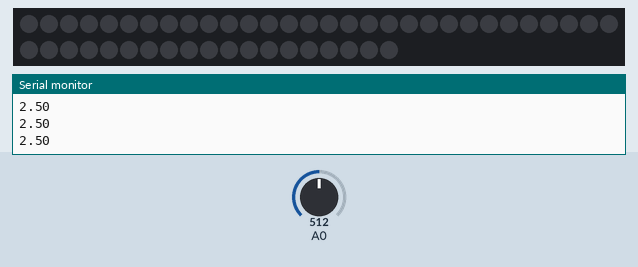
This sketch was run on a simulated Arduino Uno, built with avr-gcc and run on an emulated ATmega328P. On the bench: 49 RGB LEDs in strip order, left to right, continuing on the next row, the last lines printed to the serial monitor. Inputs (shaded band) come from the test bench; at power-on: A0 = 512. Dim RGB values are drawn brighter than linear; random numbers use the default seed unless the sketch sets one.

Above: at 1.2 s.
1.3 s: A0 set to 488
3.5 s: A0 set to 464
At 12.9 s:
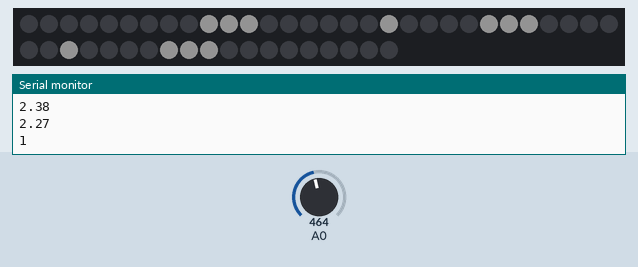
At 18.1 s:
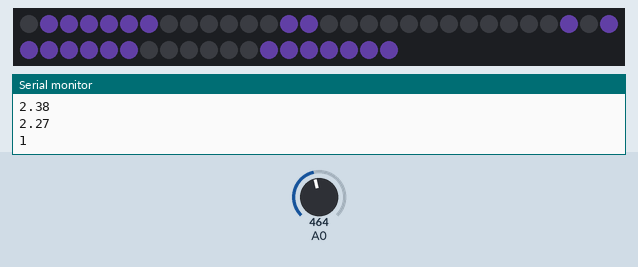

The sketch:

RGBstripwmic.ino
```cpp
#include <Adafruit_NeoPixel.h>
#define LED_PIN    6
#define LED_COUNT 49
#define NUM_LEDS 49

Adafruit_NeoPixel strip(LED_COUNT, LED_PIN, NEO_GRB + NEO_KHZ800);


// variables
const int sampleWindow = 5000; // Sample window width in mS (250 mS = 4Hz)
unsigned int knock1;
unsigned int knock2;
unsigned int knock3;
unsigned int knock4;
unsigned int knock5;
unsigned int knocktotal;
int clapcount = 0;
int fun = 0;
int layer1 [] = { 24 };
int layer2 [] = { 16, 17, 18, 23, 25, 30, 31, 32 }; //length 0 to 8
int layer3 [] = { 8, 9, 10, 11, 12, 15, 19, 22, 26, 29, 33, 36, 37, 38, 39, 40 }; //length 0 to 15
int layer4 [] = { 0, 1, 2, 3, 4, 5, 6, 7, 13, 14, 20, 21, 27, 28, 34, 35, 41, 42, 43, 44, 45, 46, 47, 48 }; //length 0 to 23

void setup() {
  Serial.begin(9600);
  strip.begin();           // INITIALIZE NeoPixel strip object (REQUIRED)
  strip.show();            // Turn OFF all pixels ASAP
  strip.setBrightness(50); // Set BRIGHTNESS to about 1/5 (max = 255)
}

void loop() {
  double maxvol = 1024;
  unsigned long start = millis(); // Start of sample window
  unsigned int peakToPeak = 0;   // peak-to-peak level
  unsigned int signalMax = 0;
  unsigned int signalMin = maxvol;

  knock1 = analogRead(0);
  knock2 = analogRead(0);
  knock3 = analogRead(0);
  knock4 = analogRead(0);
  knock5 = analogRead(0);

  knocktotal = knock1 + knock2 + knock3 + knock4 + knock5;
  double volts = (knocktotal) / maxvol;  // convert to volts
  Serial.println(volts);
  if (volts < 2.3) { //might need to change this variable

    clapcount = clapcount + 1;
    Serial.println(clapcount);
    delay(500);
    if (clapcount > 0) {
      if (clapcount == 1) {
        boxINboxOUT(256, 256, 256, 1);
        delay(100);
        namecallout(strip.Color(100, 100, 100), 1000);
        delay(100);
        ece5(120, 80, 200, 700);
        delay(100);
        heartpattern(150, 30, 30, 800);
        delay(100);
        colorWipe(strip.Color(  0,   0,  0), 10); // Blue
      }
      else if (clapcount == 2) {
        transition_RowToCol(strip.Color(50, 50, 50), 200); //new color
        delay(100);
        transition_RowToCol(strip.Color(50, 50, 50), 200); //new color
        delay(100);
        transition_RowToCol2(strip.Color(50, 50, 50), 200); //new color
        delay(100);
        transition_RowToCol2(strip.Color(50, 50, 50), 200); //new color
        delay(100);
        colorWipe(strip.Color(  0,   0,  0), 10); // Blue
      }
      else if (clapcount == 3) {
        colorOn(50);
        delay(100);
        colorWipe(strip.Color(  0,   0,  0), 10); // Blue
      }
      else if (clapcount == 4) {
        betterRainbow(1);
        colorWipe(strip.Color(  0,   0,  0), 10); // Blue
      }
      else {
        clapcount = 0;
        mood(100);
        delay(100);
        colorWipe(strip.Color(  0,   0,  0), 10); // Blue
      }
    }
  }
}

void mood(uint8_t wait) {
  for (long firstPixelHue = 0; firstPixelHue < 2 * 65536; firstPixelHue += 100) {
    uint32_t ms = millis();
    for ( byte y = 0; y < 7; y++) {
      for ( byte x = 0; x < 7; x++) {
        int pixelHue = firstPixelHue + x * 65536L / 300 + y * 65536L / 300;
        strip.setPixelColor( XYsafe(x, y), strip.gamma32(strip.ColorHSV(pixelHue)));

      }
    }
    strip.show();
    delay(wait);
  }
}
void showStrip() {
  strip.show();
}

uint16_t XYsafe( uint8_t x, uint8_t y)
{
  if ( x >= 7) return -1;
  if ( y >= 7) return -1;
  return getLEDpos(x, y);
}

int getLEDpos(int x, int y) {
  int pos;
  if (x & 0x1) { // is X odd
    pos = x * 7 + (6 - y) ;
  } else { // x is even
    pos = x * 7 + y;
  }
  return pos;
}

void setPixel(int Pixel, byte red, byte green, byte blue) {
  strip.setPixelColor(Pixel, strip.Color(red, green, blue));

}

void setAll(byte red, byte green, byte blue) {
  for (int i = 0; i < NUM_LEDS; i++ ) {
    setPixel(i, red, green, blue);
  }
  showStrip();
}


void betterRainbow(int wait) {

  for (long firstPixelHue = 0; firstPixelHue < 5 * 65536; firstPixelHue += 100) {
    uint32_t ms = millis();
    for ( byte y = 0; y < 7; y++) {
      for ( byte x = 0; x < 7; x++) {
        int pixelHue = firstPixelHue + x * 65536L / 49 + y * 65536L / 49;
        strip.setPixelColor( XYsafe(x, y), strip.gamma32(strip.ColorHSV(pixelHue)));
      }
    }
    strip.show(); // Update strip with new contents
    delay(wait);  // Pause for a moment
  }
}

void namecallout(uint32_t color, int wait) {
  int Kogan[] = {9, 11, 17, 18, 23, 31, 32, 37, 39}; //Length 0 to 8
  int Matthew[] = {8, 12, 15, 19, 22, 24, 26, 29, 30, 32, 33, 36, 40}; //length 0 to 12
  int Ethan[] = {9, 10, 11, 18, 23, 24, 25, 32, 37, 38, 39}; // length 0 to 10

  for ( int i = 0; i < 9; i++) {
    strip.setPixelColor(Kogan[i], color);
  }
  strip.show();
  delay(wait);
  strip.clear();
  for ( int i = 0; i < 13; i++) {
    strip.setPixelColor(Matthew[i], color);
  }
  strip.show();
  delay(wait);
  strip.clear();
  for ( int i = 0; i < 11; i++) {
    strip.setPixelColor(Ethan[i], color);
  }
  strip.show();
  delay(wait);
  strip.clear();

}

void FadeInOut2(int arr[], int size, int red, int green, int blue, int test) {
  float r, g, b;
  if (test == 1) {
    for (int k = 0; k < 256; k = k + 1) {
      r = (k / 256.0) * red;
      g = (k / 256.0) * green;
      b = (k / 256.0) * blue;
      for (int i = 0; i < size; i++ ) {
        setPixel(arr[i], r, g, b);
      }
      showStrip();
    }
  }
  if (test == 2) {
    for (int k = 255; k >= 0; k = k - 1) {
      r = (k / 256.0) * red;
      g = (k / 256.0) * green;
      b = (k / 256.0) * blue;
      for (int i = 0; i < size; i++ ) {
        setPixel(arr[i], r, g, b);
      }
      showStrip();
    }
  }
}

void boxINboxOUT(int red, int green, int blue, int wait) {
  FadeInOut2(layer1, 1, red, green, blue, 1);
  strip.show();
  delay(wait);
  FadeInOut2(layer2, 8, red, green, blue, 1);
  strip.show();
  delay(wait);
  FadeInOut2(layer3, 16, red, green, blue, 1);
  strip.show();
  delay(wait);
  FadeInOut2(layer4, 24, red, green, blue, 1);
  strip.show();
  delay(wait);
  FadeInOut2(layer4, 24, red, green, blue, 2);
  strip.show();
  delay(wait);
  FadeInOut2(layer3, 16, red, green, blue, 2);
  strip.show();
  delay(wait);
  FadeInOut2(layer2, 8, red, green, blue, 2);
  strip.show();
  delay(wait);
  FadeInOut2(layer1, 1, red, green, blue, 2);
  strip.show();
}
void colorOn(int wait) {
  while (fun < 50) {
    fun = fun + 1;
    int i = rand() % 59 + 1;
    int i2 = rand() % 59 + 1;
    int i3 = rand() % 59 + 1;
    int i4 = rand() % 59 + 1;
    int r = rand() % 255;
    int g = rand() % 255;
    int b = rand() % 255;
    uint32_t color = strip.Color(  r,   g,  b);
    strip.setPixelColor(i, color);
    strip.show();
    strip.setPixelColor(i2, color);
    strip.show();
    strip.setPixelColor(i3, color);
    strip.show();
    strip.setPixelColor(i4, color);
    strip.show();
    delay(50);
    strip.clear();
    strip.show();
    delay(wait);
  }
  if (fun >= 50) {
    fun = 0;
  }
}

void colorWipe(uint32_t color, int wait) {
  for (int i = 0; i < strip.numPixels(); i++) {
    strip.setPixelColor(i, color);
    strip.show();
    delay(wait);
  }
}
void heartpattern(int red, int green, int blue, int wait) {
  int heart[] = {2, 3, 9, 12, 15, 19, 21, 25, 29, 33, 37, 40, 44, 45};
  FadeInOut2(heart, 14, red, green, blue, 1);
  strip.show();
  delay(wait);
  FadeInOut2(heart, 14, red, green, blue, 2);
  strip.show();
  delay(wait);
}
void ece5(int red, int green, int blue, int wait) {
  int ece5E[] = {0, 1, 2, 3, 4, 5, 6, 7, 20, 21, 22, 23, 24, 25, 26, 27, 34, 35, 42, 43, 44, 45, 46, 47, 48};
  int ece5C[] = {0, 1, 2, 3, 4, 8, 19, 22, 33, 36, 42, 43, 44, 45, 46};
  int ece55[] = {1, 2, 3, 4, 5, 6, 13, 14, 27, 29, 30, 31, 32, 33, 34, 35, 42, 43, 44, 45, 46, 47, 48};
  FadeInOut2(ece5E, 25, red, green, blue, 1);
  strip.show();
  strip.clear();
  delay(500);
  FadeInOut2(ece5C, 15, red, green, blue, 1);
  strip.show();
  strip.clear();
  delay(500);
  FadeInOut2(ece5E, 25 , red, green, blue, 1);
  strip.show();
  strip.clear();
  delay(500);
  FadeInOut2(ece55, 23 , red, green, blue, 1);
  strip.show();
  strip.clear();
  delay(wait);
}

void transition_RowToCol(uint32_t color, int wait) {
  int row[7][7] = {
    {0, 1, 2, 3, 4, 5, 6},
    {7, 8, 9, 10, 11, 12, 13},
    {14, 15, 16, 17, 18, 19, 20},
    {21, 22, 23, 24, 25, 26, 27},
    {28, 29, 30, 31, 32, 33, 34},
    {35, 36, 37, 38, 39, 40, 41},
    {42, 43, 44, 45, 46, 47, 48}
  };
  int col[7][7] = {
    {0, 13, 14, 27, 28, 41, 42},
    {1, 12, 15, 26, 29, 40, 43},
    {2, 11, 16, 25, 30, 39, 44},
    {3, 10, 17, 24, 31, 38, 45},
    {4, 9, 18, 23, 32, 37, 46},
    {5, 8, 19, 22, 33, 36, 47},
    {6, 7, 20, 21, 34, 35, 48}
  };

  //row escalation
  for ( int i = 0; i < 7; i++) {
    for ( int j = 0; j < 7; j++) {
      strip.setPixelColor(row[i][j], color);
      Serial.println(row[i][j]);
    }
    strip.show();
    delay(wait);
    strip.clear();
  }
  //row de-escalation
  for ( int i = 6; i >= 0; i--) {
    for ( int j = 6; j >= 0; j--) {
      strip.setPixelColor(row[i][j], color);
      Serial.println(row[i][j]);
    }
    strip.show();
    delay(wait);
    strip.clear();
  }
  delay(wait);

  //col escalation
  for ( int i = 0; i < 7; i++) { //version 2.0
    for ( int j = 6; j >= 0; j--) {
      strip.setPixelColor(col[i][j], color);
      Serial.println(col[i][j]);
    }
    strip.show();
    delay(wait);
    strip.clear();
  }
  //col de-escalation
  for ( int i = 6; i >= 0; i--) {
    for ( int j = 6; j >= 0; j--) { //version 2.0
      strip.setPixelColor(col[i][j], color);
      Serial.println(col[i][j]);
    }
    strip.show();
    delay(wait);
    strip.clear();
  }
}
void transition_RowToCol2(uint32_t color, int wait) {
  int row[7][7] = {
    {42, 1, 44, 3, 46, 5, 48},
    {35, 8, 37, 10, 39, 12, 41},
    {28, 15, 30, 17, 32, 19, 34},
    {21, 22, 23, 24, 25, 26, 27},
    {14, 29, 16, 31, 18, 33, 20},
    {7, 36, 9, 38, 11, 40, 13},
    {0, 43, 2, 45, 4, 47, 6}
  };
  int col[7][7] = {
    {0, 7, 14, 21, 28, 35, 42},
    {1, 8, 15, 22, 29, 36, 43},
    {2, 9, 16, 23, 30, 37, 44},
    {3, 10, 17, 24, 31, 38, 45},
    {4, 11, 18, 25, 32, 39, 46},
    {5, 12, 19, 26, 33, 40, 47},
    {6, 13, 20, 27, 34, 41, 48}
  };

  //row escalation
  for ( int i = 0; i < 7; i++) {
    for ( int j = 0; j < 7; j++) {
      strip.setPixelColor(row[i][j], color);
      Serial.println(row[i][j]);
    }
    strip.show();
    delay(wait);
    strip.clear();
  }
  //row de-escalation
  for ( int i = 6; i >= 0; i--) {
    for ( int j = 6; j >= 0; j--) {
      strip.setPixelColor(row[i][j], color);
      Serial.println(row[i][j]);
    }
    strip.show();
    delay(wait);
    strip.clear();
  }
  delay(wait);

  //col escalation
  for ( int i = 0; i < 7; i++) { //version 2.0
    for ( int j = 6; j >= 0; j--) {
      strip.setPixelColor(col[i][j], color);
      Serial.println(col[i][j]);
    }
    strip.show();
    delay(wait);
    strip.clear();
  }
  //col de-escalation
  for ( int i = 6; i >= 0; i--) {
    for ( int j = 6; j >= 0; j--) { //version 2.0
      strip.setPixelColor(col[i][j], color);
      Serial.println(col[i][j]);
    }
    strip.show();
    delay(wait);
    strip.clear();
  }
}
```

Measured:
- the behaviour switches between 472 and 471 on A0 (found by bisection; images 0 and 1)
- after the input at 3.5 s, the LEDs: first change after 1.1 s (image 1 shows a later state)
- what the display in image 1 shows lasts 2.0 s, from 11.7 s to 13.7 s
